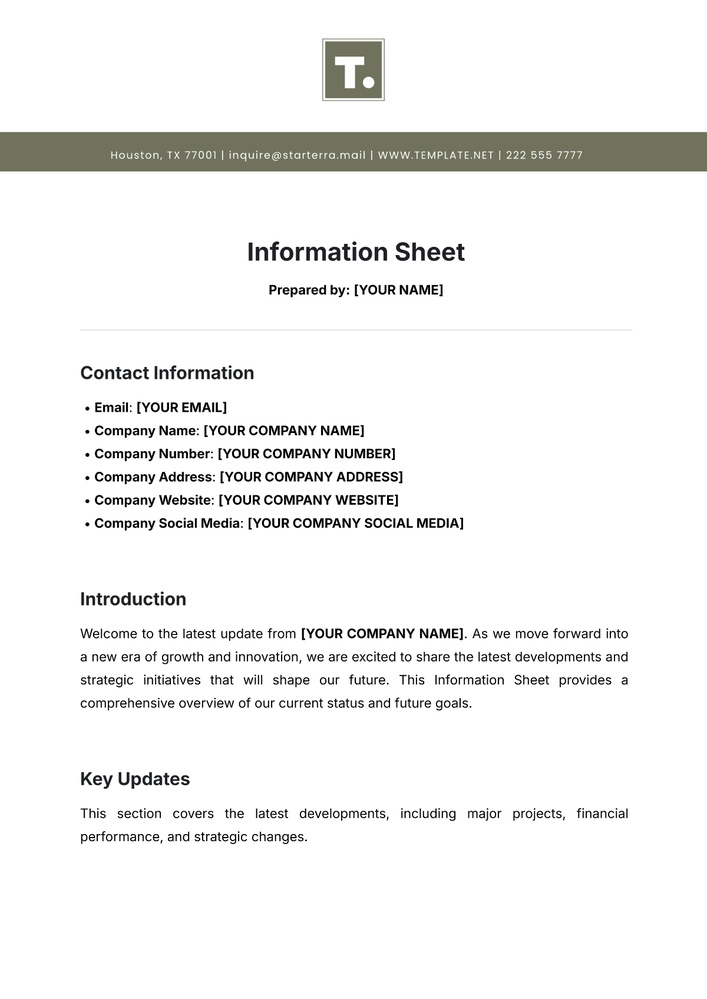
#> input picture Day16/sample_images/document.jpg, 707 x 999 px, shrunk from 1200 x 1696 before the run
$ python 02_grayscale_conversion.py
#> lines starting #> are read from the running program, lines starting #| are printed output that depends on the picture
### Day16/coding_practice/utils.py
"""
Utility functions for OpenCV practice programs.
Provides a safe image display function that handles headless environments.
"""

import cv2
import os
import sys


def get_sample_image(sample_dir=None, index=0):
    """Get the path to a sample image.

    Args:
        sample_dir: Path to the sample images directory.
                    If None, uses ../sample_images relative to caller.
        index: Index of the image to use (sorted alphabetically).

    Returns:
        Path to the image file, or None if no images found.
    """
    if sample_dir is None:
        sample_dir = os.path.join(os.path.dirname(__file__), "..", "sample_images")

    images = sorted([f for f in os.listdir(sample_dir)
                     if f.lower().endswith(('.jpg', '.jpeg', '.png', '.bmp'))])

    if not images:
        print("No sample images found in ../sample_images/")
        return None

    return os.path.join(sample_dir, images[index])


def get_image_path():
    """Get image path from command line argument or default sample image."""
    if len(sys.argv) > 1:
        return sys.argv[1]
    return get_sample_image()


def get_output_dir():
    """Get the output directory path, creating it if needed."""
    output_dir = os.path.join(os.path.dirname(__file__), "..", "output_images")
    os.makedirs(output_dir, exist_ok=True)
    return output_dir


def safe_imshow(window_name, image):
    """Display an image, handling headless environments gracefully.

    In environments without a display (e.g., servers, CI), cv2.imshow()
    will raise an error. This function catches that error and prints
    a message instead.
    """
    try:
        cv2.imshow(window_name, image)
        cv2.waitKey(0)
        cv2.destroyAllWindows()
    except cv2.error:
        print(f"  [Note: Image display not available in this environment. "
              f"Output saved to files instead.]")

### Day16/coding_practice/02_grayscale_conversion.py
"""
02 - Grayscale Conversion
=========================
Converts a color image to grayscale using two methods:
1. cv2.cvtColor() with COLOR_BGR2GRAY
2. cv2.imread() with cv2.IMREAD_GRAYSCALE flag

Displays both the original and grayscale images side by side.
Saves the grayscale image to ../output_images/.

Usage:
    python 02_grayscale_conversion.py [image_path]
"""

import cv2
import os
import sys
import numpy as np
from utils import get_image_path, get_output_dir, safe_imshow


def convert_to_grayscale(image_path, output_dir):
    """Convert a color image to grayscale and save it."""
#> called with output_dir = 'Day16/coding_practice/../output_images'
    # Read the color image
    img = cv2.imread(image_path)
#> img is the input picture: shape (999, 707, 3); mean B, G, R 241.3, 242.2, 242.1
    if img is None:
        print(f"Error: Could not read image at {image_path}")
        return None

    # Method 1: Using cvtColor
    gray1 = cv2.cvtColor(img, cv2.COLOR_BGR2GRAY)

    # Method 2: Using imread with IMREAD_GRAYSCALE
    gray2 = cv2.imread(image_path, cv2.IMREAD_GRAYSCALE)
#> gray2: shape (999, 707); min 0, max 255, mean 242

    # Verify both methods produce the same result
    print(f"Method 1 (cvtColor) shape: {gray1.shape}")
#| Method 1 (cvtColor) shape: (999, 707)
    print(f"Method 2 (imread) shape:   {gray2.shape}")
#| Method 2 (imread) shape:   (999, 707)
    print(f"Both methods produce same result: {np.array_equal(gray1, gray2)}")
#| Both methods produce same result: False

    # Save the grayscale image
    base_name = os.path.splitext(os.path.basename(image_path))[0]
    output_path = os.path.join(output_dir, f"{base_name}_grayscale.jpg")
    cv2.imwrite(output_path, gray1)
    print(f"Grayscale image saved to: {output_path}")

    # Create a side-by-side comparison
    # Convert grayscale to 3-channel for display alongside color
    gray_bgr = cv2.cvtColor(gray1, cv2.COLOR_GRAY2BGR)
    comparison = np.hstack((img, gray_bgr))
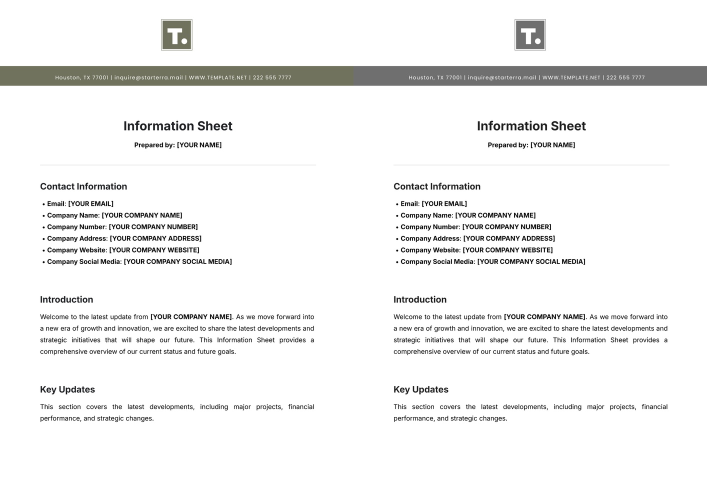
#> comparison: shape (999, 1414, 3) (shown at 1/2 size); mean B, G, R 241.7, 242.1, 242

    # Add labels
    cv2.putText(comparison, "Original", (10, 30),
                cv2.FONT_HERSHEY_SIMPLEX, 1, (0, 255, 0), 2)
    cv2.putText(comparison, "Grayscale", (img.shape[1] + 10, 30),
                cv2.FONT_HERSHEY_SIMPLEX, 1, (0, 255, 0), 2)
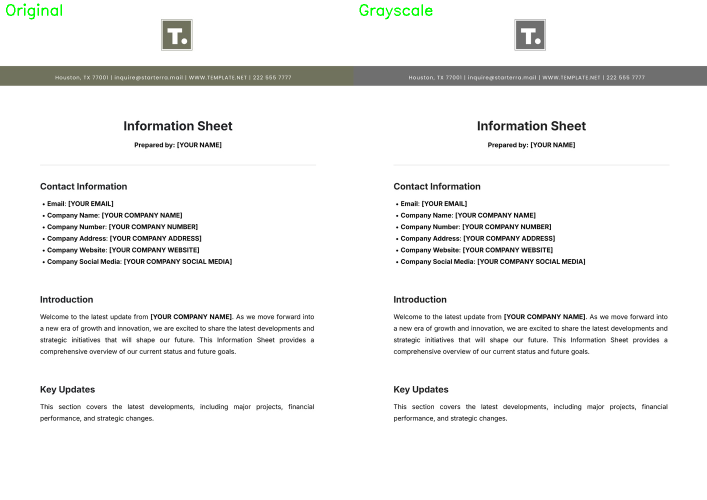
#> comparison: shape (999, 1414, 3) (shown at 1/2 size); mean B, G, R 241.3, 242.1, 241.7

    comparison_path = os.path.join(output_dir, f"{base_name}_grayscale_comparison.jpg")
    cv2.imwrite(comparison_path, comparison)
    print(f"Comparison image saved to: {comparison_path}")

    return gray1, comparison


def main():
    image_path = get_image_path()
    if image_path is None:
        return

    output_dir = get_output_dir()

    print(f"\nConverting to grayscale: {image_path}\n")
    result = convert_to_grayscale(image_path, output_dir)

    if result is not None:
        gray, comparison = result
        safe_imshow("Original vs Grayscale", comparison)


if __name__ == "__main__":
    main()
